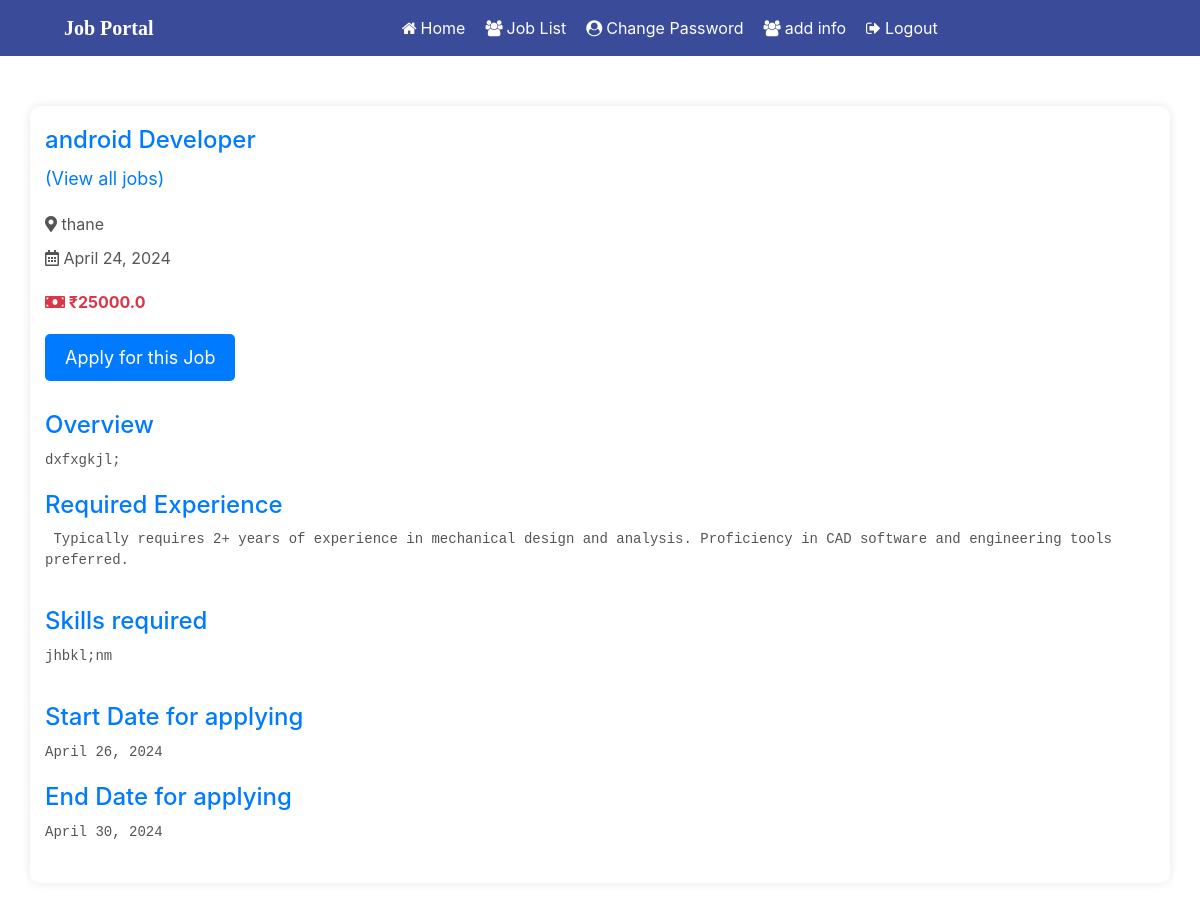
The app's page /job_detail/12 with its own data.
### jobportal/models.py (models this page shows, shortened)
class Job(models.Model):
    recruiter_user = models.ForeignKey(RecruiterUser, on_delete=models.CASCADE)
    start_date = models.DateField()
    end_date = models.DateField()
    title = models.CharField(max_length=100)
    salary = models.FloatField(max_length=20)
    image = models.FileField()
    description = models.CharField(max_length=300)
    experience = models.CharField(max_length=50)
    location = models.CharField(max_length=110)
    skills = models.CharField(max_length=110)
    creationdate = models.DateField()  # Corrected to DateField

### jobportal/views.py (the view)
# urls.py: path('job_detail/<int:pid>',job_detail,name='job_detail'),
def job_detail(request,pid):
    job =Job.objects.get(id=pid)
    d = {'job':job}
    return render(request,'job_detail.html',d)

### jobportal/templates/job_detail.html (shortened to what this page needs)
{% load static %}
<!DOCTYPE html>
<html lang="en">
<head>
    <link rel="stylesheet" href="https://cdnjs.cloudflare.com/ajax/libs/font-awesome/5.15.4/css/all.min.css">
</head>
<body>
{% include 'user_navigation.html' %}
<div class="container">
    <div class="job-header">
        <h2 class="job-title">{{ job.title }}</h2>
        <p class="job-company">{{ job.recruiter.company }} <a href="{% url 'user_latestjob' %}" style="color: #007bff;">(View all jobs)</a></p>
        <div class="job-info">
            <p class="job-location"><i class="fas fa-map-marker-alt"></i> {{ job.location }}</p>
            <p class="job-date"><i class="far fa-calendar-alt"></i> {{ job.creationdate }}</p>
        </div>
        <p class="job-salary"><i class="fas fa-money-bill"></i> ₹{{ job.salary }}</p>
    </div>
    <button class="apply-btn"><a href="{% url 'apply_job' job.id %}" style="text-decoration: none; color: inherit;">Apply for this Job</a></button>
    <div class="job-details">
        <h4>Overview</h4>
        <pre>{{ job.description }}</pre>
        <h4>Required Experience</h4>
        <pre>{{ job.experience | linebreaks }}</pre>
        <h4>Skills required</h4>
        <pre>{{ job.skills | linebreaks }}</pre>
        <h4>Start Date for applying</h4>
        <pre>{{ job.start_date }}</pre>
        <h4>End Date for applying</h4>
        <pre>{{ job.end_date }}</pre>
    </div>
</div>
</body>
</html>

### jobportal/templates/job_detail.html (style rules this page uses)
body { font-family: Arial, sans-serif; background-color: #f8f9fa; color: #333; margin: 0; padding: 0; }
.container { max-width: 800px; margin: 50px auto; padding: 20px; background-color: #fff; border-radius: 10px; box-shadow: 0 0 10px rgba(0, 0, 0, 0.1); }
.job-title { color: #007bff; font-size: 24px; margin-bottom: 10px; }
.job-company { color: #6c757d; font-size: 18px; margin-bottom: 20px; }
.job-location, .job-date { color: #555; margin-bottom: 10px; }
.job-info { margin-bottom: 20px; }
.job-salary { color: #dc3545; font-weight: bold; margin-bottom: 20px; }
.apply-btn { background-color: #007bff; color: #fff; border: none; padding: 10px 20px; font-size: 18px; border-radius: 5px; cursor: pointer; transition: background-color 0.3s; }
.job-details { margin-top: 30px; }
.job-details h4 { color: #007bff; margin-top: 20px; margin-bottom: 10px; }
.job-details pre { color: #555; margin-bottom: 20px; white-space: pre-wrap; }

### records on screen
Job: title "android Developer", location "thane", creationdate "April 24, 2024", salary "25000.0", description "dxfxgkjl;", experience "Typically requires 2+ years of experience in mechanical design and analysis. Proficiency in CAD software and engineering tools preferred.", skills "jhbkl;nm", start_date "April 26, 2024", end_date "April 30, 2024"
